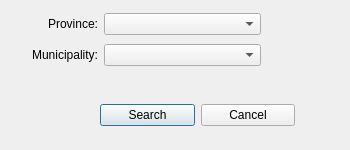
<?xml version="1.0" encoding="UTF-8"?>
<ui version="4.0">
 <class>dialog</class>
 <widget class="QDialog" name="dialog">
  <property name="geometry">
   <rect>
    <x>0</x>
    <y>0</y>
    <width>350</width>
    <height>150</height>
   </rect>
  </property>
  <property name="minimumSize">
   <size>
    <width>350</width>
    <height>150</height>
   </size>
  </property>
  <property name="maximumSize">
   <size>
    <width>350</width>
    <height>150</height>
   </size>
  </property>
  <property name="windowTitle">
   <string>Show teachers</string>
  </property>
  <widget class="QWidget" name="horizontalLayoutWidget">
   <property name="geometry">
    <rect>
     <x>100</x>
     <y>90</y>
     <width>195</width>
     <height>51</height>
    </rect>
   </property>
   <layout class="QHBoxLayout" name="horizontalLayout">
    <item>
     <widget class="QPushButton" name="btn_search">
      <property name="text">
       <string>Search</string>
      </property>
      <property name="shortcut">
       <string>Return</string>
      </property>
     </widget>
    </item>
    <item>
     <widget class="QPushButton" name="btn_cancel">
      <property name="text">
       <string>Cancel</string>
      </property>
      <property name="shortcut">
       <string>Esc</string>
      </property>
     </widget>
    </item>
   </layout>
  </widget>
  <widget class="QWidget" name="gridLayoutWidget">
   <property name="geometry">
    <rect>
     <x>20</x>
     <y>10</y>
     <width>241</width>
     <height>61</height>
    </rect>
   </property>
   <layout class="QGridLayout" name="gridLayout">
    <item row="1" column="0">
     <widget class="QLabel" name="lb_municipaly">
      <property name="layoutDirection">
       <enum>Qt::LeftToRight</enum>
      </property>
      <property name="text">
       <string>Municipality:</string>
      </property>
      <property name="alignment">
       <set>Qt::AlignRight|Qt::AlignTrailing|Qt::AlignVCenter</set>
      </property>
     </widget>
    </item>
    <item row="0" column="0">
     <widget class="QLabel" name="lb_province">
      <property name="layoutDirection">
       <enum>Qt::LeftToRight</enum>
      </property>
      <property name="text">
       <string>Province:</string>
      </property>
      <property name="alignment">
       <set>Qt::AlignRight|Qt::AlignTrailing|Qt::AlignVCenter</set>
      </property>
     </widget>
    </item>
    <item row="0" column="1" colspan="2">
     <widget class="QComboBox" name="box_province"/>
    </item>
    <item row="1" column="1" colspan="2">
     <widget class="QComboBox" name="box_municipality"/>
    </item>
   </layout>
  </widget>
 </widget>
 <resources/>
 <connections/>
</ui>
